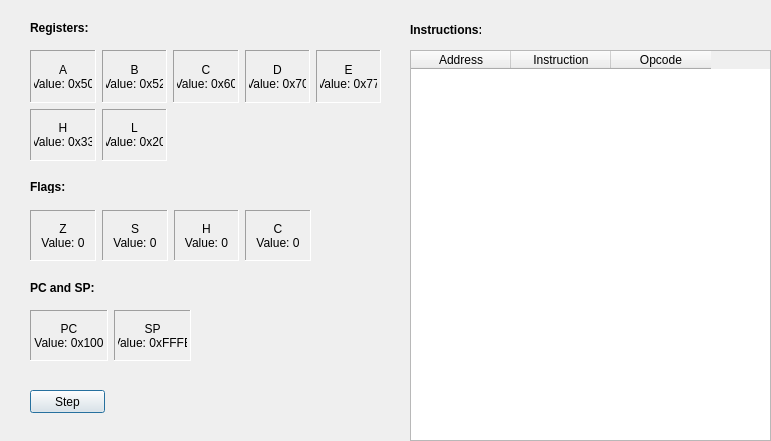
<?xml version="1.0" encoding="UTF-8"?>
<ui version="4.0">
 <class>Dialog</class>
 <widget class="QDialog" name="Dialog">
  <property name="geometry">
   <rect>
    <x>0</x>
    <y>0</y>
    <width>771</width>
    <height>441</height>
   </rect>
  </property>
  <property name="windowTitle">
   <string>Dialog</string>
  </property>
  <property name="styleSheet">
   <string notr="true">background-color: '#dfe8eb';</string>
  </property>
  <widget class="QLabel" name="label">
   <property name="geometry">
    <rect>
     <x>410</x>
     <y>20</y>
     <width>71</width>
     <height>20</height>
    </rect>
   </property>
   <property name="font">
    <font>
     <weight>75</weight>
     <bold>true</bold>
    </font>
   </property>
   <property name="text">
    <string>Instructions:</string>
   </property>
  </widget>
  <widget class="QLabel" name="label_2">
   <property name="geometry">
    <rect>
     <x>30</x>
     <y>20</y>
     <width>61</width>
     <height>16</height>
    </rect>
   </property>
   <property name="font">
    <font>
     <weight>75</weight>
     <bold>true</bold>
    </font>
   </property>
   <property name="text">
    <string>Registers:</string>
   </property>
  </widget>
  <widget class="QWidget" name="gridLayoutWidget">
   <property name="geometry">
    <rect>
     <x>30</x>
     <y>50</y>
     <width>351</width>
     <height>111</height>
    </rect>
   </property>
   <layout class="QGridLayout" name="gridLayout">
    <item row="0" column="4">
     <widget class="QLabel" name="label_e">
      <property name="styleSheet">
       <string notr="true">padding: 3px;</string>
      </property>
      <property name="frameShape">
       <enum>QFrame::Panel</enum>
      </property>
      <property name="frameShadow">
       <enum>QFrame::Sunken</enum>
      </property>
      <property name="text">
       <string>E
Value: 0x77</string>
      </property>
      <property name="alignment">
       <set>Qt::AlignCenter</set>
      </property>
     </widget>
    </item>
    <item row="0" column="0">
     <widget class="QLabel" name="label_a">
      <property name="styleSheet">
       <string notr="true">padding: 3px;</string>
      </property>
      <property name="frameShape">
       <enum>QFrame::Panel</enum>
      </property>
      <property name="frameShadow">
       <enum>QFrame::Sunken</enum>
      </property>
      <property name="text">
       <string>A
Value: 0x50</string>
      </property>
      <property name="alignment">
       <set>Qt::AlignCenter</set>
      </property>
     </widget>
    </item>
    <item row="0" column="3">
     <widget class="QLabel" name="label_d">
      <property name="styleSheet">
       <string notr="true">padding: 3px;</string>
      </property>
      <property name="frameShape">
       <enum>QFrame::Panel</enum>
      </property>
      <property name="frameShadow">
       <enum>QFrame::Sunken</enum>
      </property>
      <property name="text">
       <string>D
Value: 0x70</string>
      </property>
      <property name="alignment">
       <set>Qt::AlignCenter</set>
      </property>
     </widget>
    </item>
    <item row="0" column="1">
     <widget class="QLabel" name="label_b">
      <property name="styleSheet">
       <string notr="true">padding: 3px;</string>
      </property>
      <property name="frameShape">
       <enum>QFrame::Panel</enum>
      </property>
      <property name="frameShadow">
       <enum>QFrame::Sunken</enum>
      </property>
      <property name="text">
       <string>B
Value: 0x52</string>
      </property>
      <property name="alignment">
       <set>Qt::AlignCenter</set>
      </property>
     </widget>
    </item>
    <item row="0" column="2">
     <widget class="QLabel" name="label_c">
      <property name="styleSheet">
       <string notr="true">padding: 3px;</string>
      </property>
      <property name="frameShape">
       <enum>QFrame::Panel</enum>
      </property>
      <property name="frameShadow">
       <enum>QFrame::Sunken</enum>
      </property>
      <property name="text">
       <string>C
Value: 0x60</string>
      </property>
      <property name="alignment">
       <set>Qt::AlignCenter</set>
      </property>
     </widget>
    </item>
    <item row="1" column="0">
     <widget class="QLabel" name="label_h">
      <property name="styleSheet">
       <string notr="true">padding: 3px;</string>
      </property>
      <property name="frameShape">
       <enum>QFrame::Panel</enum>
      </property>
      <property name="frameShadow">
       <enum>QFrame::Sunken</enum>
      </property>
      <property name="text">
       <string>H
Value: 0x33</string>
      </property>
      <property name="alignment">
       <set>Qt::AlignCenter</set>
      </property>
     </widget>
    </item>
    <item row="1" column="1">
     <widget class="QLabel" name="label_l">
      <property name="styleSheet">
       <string notr="true">padding: 3px;</string>
      </property>
      <property name="frameShape">
       <enum>QFrame::Panel</enum>
      </property>
      <property name="frameShadow">
       <enum>QFrame::Sunken</enum>
      </property>
      <property name="text">
       <string>L
Value: 0x20</string>
      </property>
      <property name="alignment">
       <set>Qt::AlignCenter</set>
      </property>
     </widget>
    </item>
   </layout>
  </widget>
  <widget class="QLabel" name="label_10">
   <property name="geometry">
    <rect>
     <x>30</x>
     <y>180</y>
     <width>47</width>
     <height>13</height>
    </rect>
   </property>
   <property name="font">
    <font>
     <weight>75</weight>
     <bold>true</bold>
    </font>
   </property>
   <property name="text">
    <string>Flags:</string>
   </property>
  </widget>
  <widget class="QWidget" name="gridLayoutWidget_2">
   <property name="geometry">
    <rect>
     <x>30</x>
     <y>210</y>
     <width>281</width>
     <height>51</height>
    </rect>
   </property>
   <layout class="QGridLayout" name="gridLayout_2">
    <item row="0" column="2">
     <widget class="QLabel" name="label_hc">
      <property name="styleSheet">
       <string notr="true">padding: 3px;</string>
      </property>
      <property name="frameShape">
       <enum>QFrame::Panel</enum>
      </property>
      <property name="frameShadow">
       <enum>QFrame::Sunken</enum>
      </property>
      <property name="text">
       <string>H
Value: 0</string>
      </property>
      <property name="alignment">
       <set>Qt::AlignCenter</set>
      </property>
     </widget>
    </item>
    <item row="0" column="0">
     <widget class="QLabel" name="label_z">
      <property name="styleSheet">
       <string notr="true">padding: 3px;</string>
      </property>
      <property name="frameShape">
       <enum>QFrame::Panel</enum>
      </property>
      <property name="frameShadow">
       <enum>QFrame::Sunken</enum>
      </property>
      <property name="text">
       <string>Z
Value: 0</string>
      </property>
      <property name="alignment">
       <set>Qt::AlignCenter</set>
      </property>
     </widget>
    </item>
    <item row="0" column="1">
     <widget class="QLabel" name="label_s">
      <property name="styleSheet">
       <string notr="true">padding: 3px;</string>
      </property>
      <property name="frameShape">
       <enum>QFrame::Panel</enum>
      </property>
      <property name="frameShadow">
       <enum>QFrame::Sunken</enum>
      </property>
      <property name="text">
       <string>S
Value: 0</string>
      </property>
      <property name="alignment">
       <set>Qt::AlignCenter</set>
      </property>
     </widget>
    </item>
    <item row="0" column="3">
     <widget class="QLabel" name="label_carry">
      <property name="styleSheet">
       <string notr="true">padding: 3px;</string>
      </property>
      <property name="frameShape">
       <enum>QFrame::Panel</enum>
      </property>
      <property name="frameShadow">
       <enum>QFrame::Sunken</enum>
      </property>
      <property name="text">
       <string>C
Value: 0</string>
      </property>
      <property name="alignment">
       <set>Qt::AlignCenter</set>
      </property>
     </widget>
    </item>
   </layout>
  </widget>
  <widget class="QLabel" name="label_15">
   <property name="geometry">
    <rect>
     <x>30</x>
     <y>280</y>
     <width>71</width>
     <height>16</height>
    </rect>
   </property>
   <property name="font">
    <font>
     <weight>75</weight>
     <bold>true</bold>
    </font>
   </property>
   <property name="text">
    <string>PC and SP:</string>
   </property>
  </widget>
  <widget class="QWidget" name="gridLayoutWidget_3">
   <property name="geometry">
    <rect>
     <x>30</x>
     <y>310</y>
     <width>161</width>
     <height>51</height>
    </rect>
   </property>
   <layout class="QGridLayout" name="gridLayout_3">
    <item row="0" column="0">
     <widget class="QLabel" name="label_pc">
      <property name="styleSheet">
       <string notr="true">padding: 3px;</string>
      </property>
      <property name="frameShape">
       <enum>QFrame::Panel</enum>
      </property>
      <property name="frameShadow">
       <enum>QFrame::Sunken</enum>
      </property>
      <property name="text">
       <string>PC
Value: 0x100</string>
      </property>
      <property name="alignment">
       <set>Qt::AlignCenter</set>
      </property>
     </widget>
    </item>
    <item row="0" column="1">
     <widget class="QLabel" name="label_sp">
      <property name="styleSheet">
       <string notr="true">padding: 3px;</string>
      </property>
      <property name="frameShape">
       <enum>QFrame::Panel</enum>
      </property>
      <property name="frameShadow">
       <enum>QFrame::Sunken</enum>
      </property>
      <property name="text">
       <string>SP
Value: 0xFFFE</string>
      </property>
      <property name="alignment">
       <set>Qt::AlignCenter</set>
      </property>
     </widget>
    </item>
   </layout>
  </widget>
  <widget class="QPushButton" name="step_button">
   <property name="geometry">
    <rect>
     <x>30</x>
     <y>390</y>
     <width>75</width>
     <height>23</height>
    </rect>
   </property>
   <property name="text">
    <string>Step</string>
   </property>
  </widget>
  <widget class="QTableWidget" name="instructions_table">
   <property name="geometry">
    <rect>
     <x>410</x>
     <y>50</y>
     <width>361</width>
     <height>391</height>
    </rect>
   </property>
   <property name="minimumSize">
    <size>
     <width>361</width>
     <height>0</height>
    </size>
   </property>
   <property name="styleSheet">
    <string notr="true">background-color: 'white'; </string>
   </property>
   <property name="editTriggers">
    <set>QAbstractItemView::NoEditTriggers</set>
   </property>
   <property name="alternatingRowColors">
    <bool>false</bool>
   </property>
   <column>
    <property name="text">
     <string>Address</string>
    </property>
   </column>
   <column>
    <property name="text">
     <string>Instruction</string>
    </property>
   </column>
   <column>
    <property name="text">
     <string>Opcode</string>
    </property>
   </column>
  </widget>
 </widget>
 <resources/>
 <connections/>
</ui>
